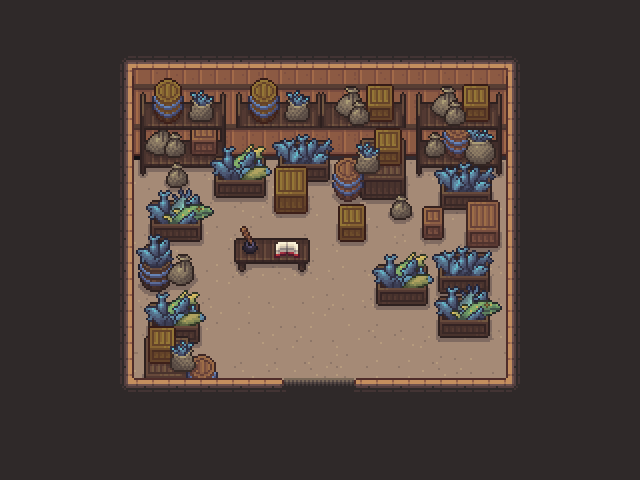

Below is a game level as drawn by its tile map, then a one-line description and the .tmx that defines it (tile-layer data replaced by summaries):
An orthogonal 20x15 tile map with 32x32 px tiles, 8 tile layers (Floors, Objects 5, Objects4, Shadow, ...), 2 tilesets and 4 objects (MapTransition, SpawnPoint, NPC_Generic, Walls).

<map version="1.10" tiledversion="1.12.1" orientation="orthogonal" renderorder="right-down" width="20" height="15" tilewidth="32" tileheight="32" infinite="0" nextlayerid="12" nextobjectid="6">
 <properties>
  <property name="ambientLight" type="float" value="0" />
  <property name="weather" value="CLEAR" />
  <property name="weatherCycle" type="bool" value="false" />
 </properties>
 <tileset firstgid="1" name="Interior_walls_floor" tilewidth="32" tileheight="32" tilecount="100" columns="10">
  <image source="../tiles/CANVAS VILLAGE/Fishing Dock/Interior_walls_floor.png" width="320" height="320" />
 </tileset>
 <tileset firstgid="101" name="Interior_objects" tilewidth="32" tileheight="32" tilecount="273" columns="21">
  <image source="../tiles/CANVAS VILLAGE/Fishing Dock/Interior_objects.png" width="672" height="416" />
 </tileset>
 <layer id="3" name="Floors" width="20" height="15">
  <data>[300 cells, 84 non-empty, 12 distinct tile ids]</data>
 </layer>
 <layer id="8" name="Objects 5" width="20" height="15">
  <data>[300 cells, 6 non-empty, 6 distinct tile ids]</data>
 </layer>
 <layer id="7" name="Objects4" width="20" height="15">
  <data>[300 cells, 18 non-empty, 18 distinct tile ids]</data>
 </layer>
 <layer id="1" name="Shadow" width="20" height="15">
  <data>[300 cells, 214 non-empty, 12 distinct tile ids]</data>
 </layer>
 <layer id="2" name="Walls" width="20" height="15">
  <data>[300 cells, 60 non-empty, 24 distinct tile ids]</data>
 </layer>
 <layer id="4" name="Objects" width="20" height="15">
  <data>[300 cells, 46 non-empty, 46 distinct tile ids]</data>
 </layer>
 <layer id="5" name="Objects2" width="20" height="15">
  <data>[300 cells, 34 non-empty, 34 distinct tile ids]</data>
 </layer>
 <layer id="6" name="Objects3" width="20" height="15">
  <data>[300 cells, 49 non-empty, 49 distinct tile ids]</data>
 </layer>
 <objectgroup id="10" name="Events">
  <object id="2" name="Going to exterior" type="MapTransition" x="288" y="384" width="64" height="32">
   <properties>
    <property name="spawnId" value="Fisher_exterior" />
    <property name="targetMap" value="canvas_village" />
   </properties>
  </object>
  <object id="3" name="Fisher_spawn" type="SpawnPoint" x="288" y="352">
   <properties>
    <property name="id" value="Fisher_interior" />
   </properties>
   <point />
  </object>
 </objectgroup>
 <objectgroup id="11" name="NPCs">
  <object id="5" name="Fisher_trader" type="NPC_Generic" x="255.636" y="211.091">
   <properties>
    <property name="npcId" value="fisher_trader" />
   </properties>
   <point />
  </object>
 </objectgroup>
 <objectgroup id="9" name="Collision">
  <object id="1" name="Walls" x="128" y="160">
   <polyline points="0,0 0,224 160,224 160,256 224,256 224,224 384,224 384,0 0,0" />
  </object>
 </objectgroup>
</map>
